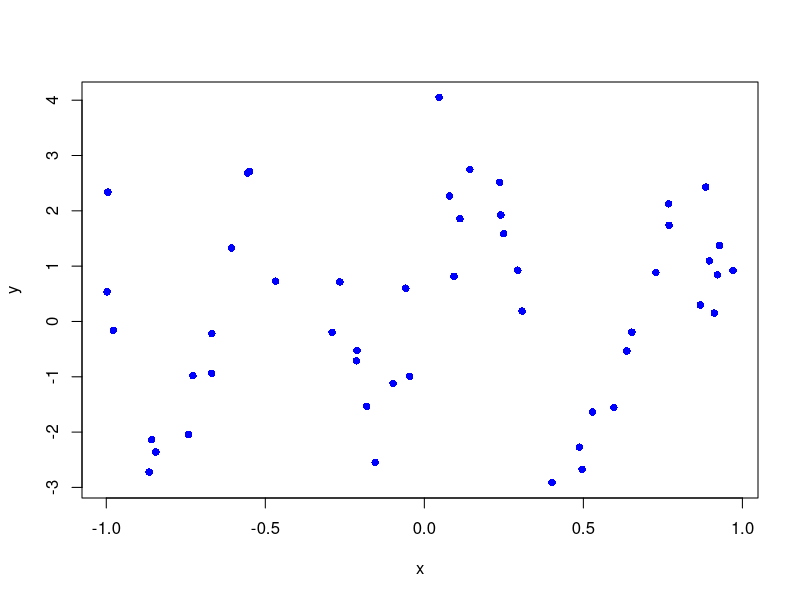
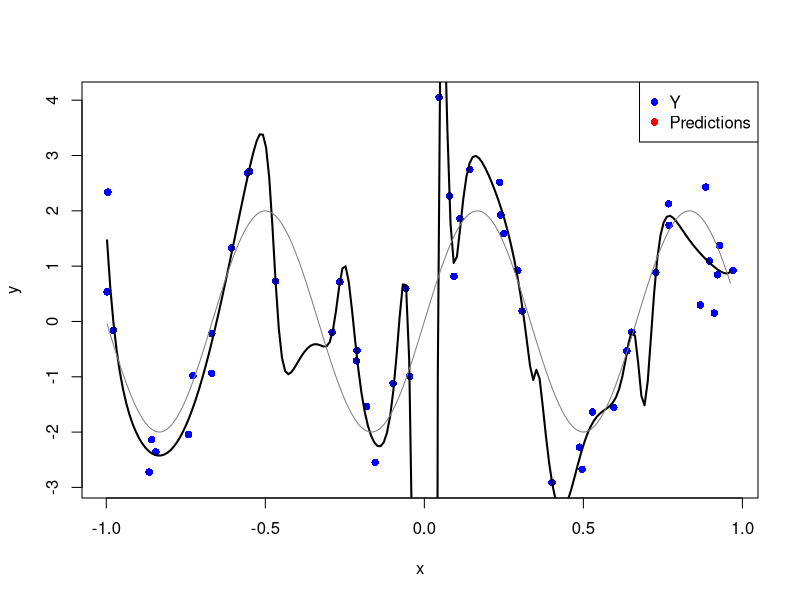

These figures' R source, in order:
rm(list = ls())

# Let's fake a dataset and see if the network evaluates:
set.seed(2020)
N = 50
x = runif(N,-1,1)
e = rnorm(N,0,1)
y = 2*sin(3*pi*x)+e
plot(y~x,pch = 16, col = 'blue')

# Get the data in matrix form:
X = matrix(x,N,1) #cbind(x, x^2, x^3)
Y = matrix(y,N,1)


# Specify activation functions for the hidden and output layers:
sig1 = function(z)
{
   1/(1+exp(-z))
}
sig2 = function(z)
{
   z
}

# Write a function that evaluates the neural network (forward recursion):
# X     - Input matrix (N x p)
# Y     - Output matrix(N x q)
# theta - A parameter vector (all of the parameters)
# m     - Number of nodes on hidden layer
# lam   - Regularisation parameter (see later)
neural_net = function(X,Y, theta,m, lam)
{
	 # Relevant dimensional variables:
   N = dim(X)[1]
   p = dim(X)[2]
   q = dim(Y)[2]
   
   # Populate weight-matrix and bias vectors:
   index = 1:(p*m)
   W1    = matrix(theta[index],p,m)
   index = max(index)+1:(m*q)
   W2    = matrix(theta[index],m,q)
   index = max(index) + 1:(m)
   b1    = matrix(theta[index],m,1)
   index = max(index)+1:(q)
   b2    = matrix(theta[index],q,1)
  
   
   # Evaluate network:
   #out   = rep(0,N)
   #error = rep(0,N)
   #for(i in 1:N)
   #{
   #   a0 = matrix(X[i,],p,1)
   #   a1 = sig1(t(W1)%*%a0+b1)
   #   a2 = sig2(t(W2)%*%a1+b2)
   #   out[i]   = a2
   #   error[i] = (a2-Y[i,])^2
   #}
   
   #do this in an exam, not the loop thing
   ones_t = matrix(1,1,N)
   A0 = t(X)
   A1 = sig1(t(W1)%*%A0+b1%*%ones_t)
   A2 = sig2(t(W2)%*%A1+b2%*%ones_t)

   # Calculate error:
   Yhat = t(A2)
   E1 = sum((Y-Yhat)^2)/N
   E2 = 0
   
   # Return predictions and error:
   return(list(out = Yhat, E1 = E1, E2 = E2))
}

# We need to know the number of parameters in the network:

m     = 25 # he wwill give us this dimension in an exam
p     = dim(X)[2]
q     = dim(Y)[2]
npars = p*m+m*q+m+q 
theta_rand = runif(npars,-1,+1)
res = neural_net(X,Y,theta_rand,m,0)
res
obj = function(pars)
{
	 res = neural_net(X,Y,pars,m,0)
   return(res$E1)
}

obj(theta_rand)

res_opt = nlm(obj,theta_rand,iterlim = 500) # interlim is the number of iterations
#score will improve with the more iterations you run
res_opt

res_fitted = neural_net(X,Y,res_opt$estimate,m,0)
res_fitted
plot(y~x,pch = 16,col = 'blue')
#points(res_fitted$out~x,pch = 16, col = 'red')
legend('topright',c('Y','Predictions'), pch = 16, col = c('blue','red'))

xx = seq(min(x),max(x),1/100) # = seq(-1,1, 100)
XX = matrix(xx,length(xx),1) # = matrix(xx, ncol =1)
YY = matrix(0,length(xx),1) # = XX*0
res_response_curve = neural_net(XX,YY,res_opt$estimate,m,0)
lines(res_response_curve$out~xx,lwd = 2)
lines(c(2*sin(3*pi*xx))~xx,col ='grey50')

